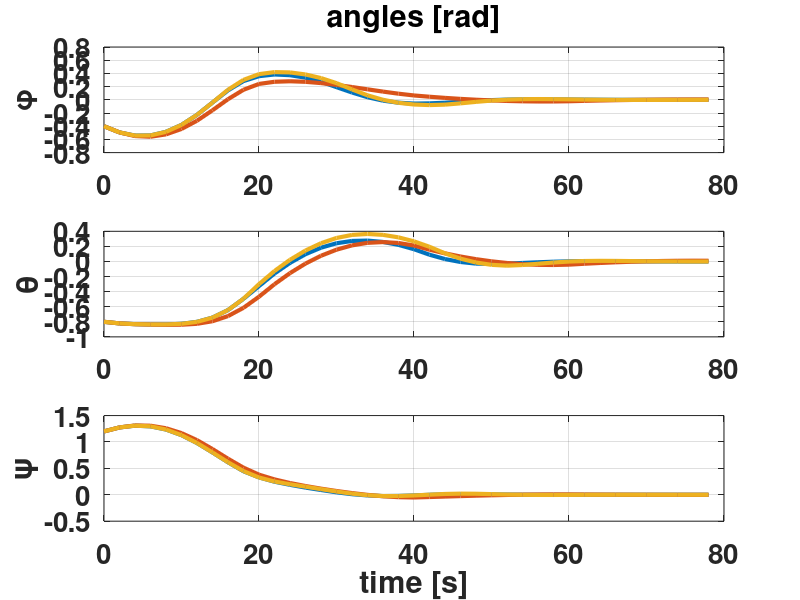
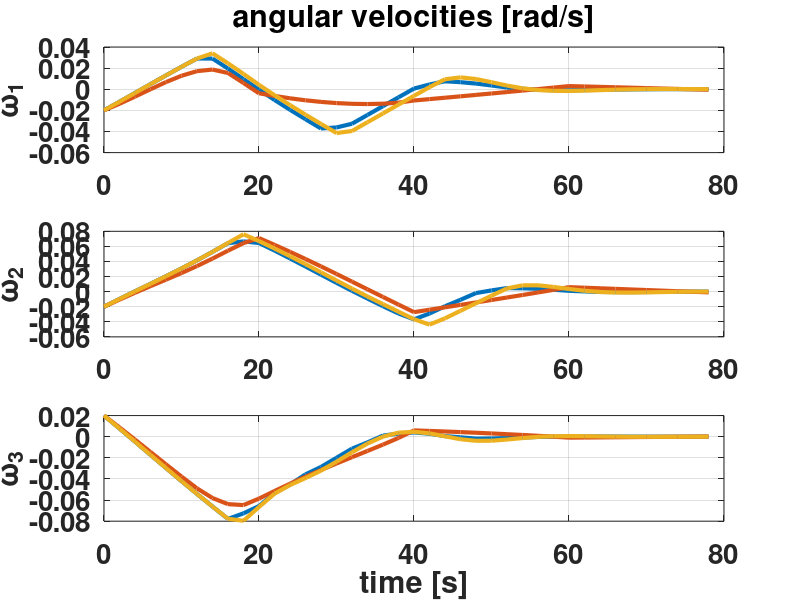
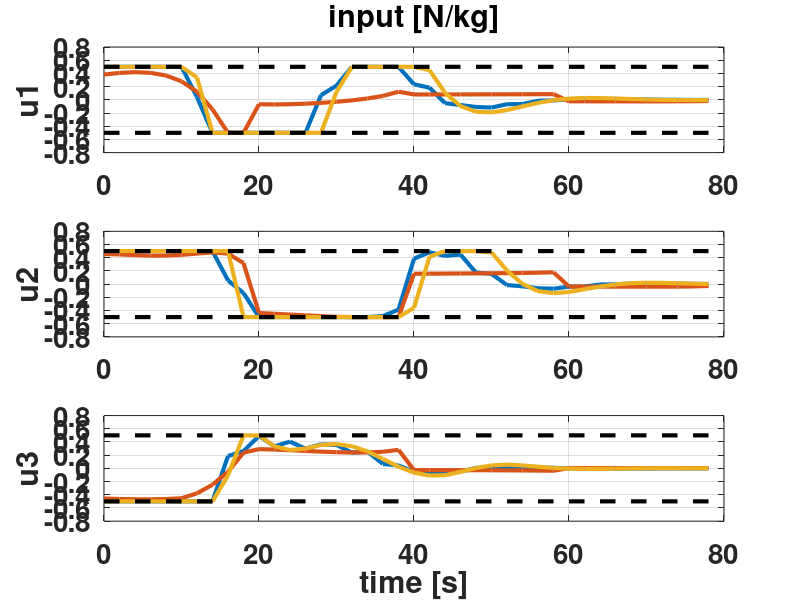

These charts were generated, in order, by the following MATLAB code: (Note: this script raises an error after producing the figures.)
clc,close all,clear all

load('res_w_P_L2.mat')
load('res_w_P_L10.mat')
load('res_w_P_L20.mat')
load('res_wo_P.mat')


fS = 20; lW = 3;
x2_lim = 3*ones(1,size(tVec_P,2));
dx_lim = [-3;3]*ones(1,size(tVec_P,2));
u_lim = [-0.5;0.5]*ones(1,size(tVec_P,2));
x1 = [DATA_w_Param.x(1,:);DATA2_w_Param.x(1,:);DATA_wo_Param.x(1,:)];
x2 = [DATA_w_Param.x(2,:);DATA2_w_Param.x(2,:);DATA_wo_Param.x(2,:)];
x3 = [DATA_w_Param.x(3,:);DATA2_w_Param.x(3,:);DATA_wo_Param.x(3,:)];
x4 = [DATA_w_Param.x(4,:);DATA2_w_Param.x(4,:);DATA_wo_Param.x(4,:)];
x5 = [DATA_w_Param.x(5,:);DATA2_w_Param.x(5,:);DATA_wo_Param.x(5,:)];
x6 = [DATA_w_Param.x(6,:);DATA2_w_Param.x(6,:);DATA_wo_Param.x(6,:)];
u1 = [DATA_w_Param.u(1,:);DATA2_w_Param.u(1,:);DATA_wo_Param.u(1,:)];
u2 = [DATA_w_Param.u(2,:);DATA2_w_Param.u(2,:);DATA_wo_Param.u(2,:)];
u3 = [DATA_w_Param.u(3,:);DATA2_w_Param.u(3,:);DATA_wo_Param.u(3,:)];

 

figure(1)
subplot(3,1,1);plot(tVec_P,x1,'linewidth',lW);grid on; set(gca,'fontweight','bold','fontsize', fS)
title('angles [rad]')
ylabel('\phi',"FontSize",fS);legend('off')
subplot(3,1,2);plot(tVec_P,x2,'linewidth',lW);grid on; grid on;legend('off')
set(gca,'fontweight','bold','fontsize', fS)
ylabel('\theta')
subplot(3,1,3);plot(tVec_P,x3,'linewidth',lW);grid on; xlabel('time [s]');ylabel('\psi')
set(gca,'fontweight','bold','fontsize', fS)
legend('off')
figure(2)
subplot(3,1,1);plot(tVec_P,x4,'linewidth',lW);grid on; hold on; legend('off')
set(gca,'fontweight','bold','fontsize', fS)
title('angular velocities [rad/s]')
ylabel('\omega_1')
subplot(3,1,2);plot(tVec_P,x5,'linewidth',lW);grid on; set(gca,'fontweight','bold','fontsize', fS); legend('off')
ylabel('\omega_2')
subplot(3,1,3);plot(tVec_P,x6,'linewidth',lW);grid on; set(gca,'fontweight','bold','fontsize', fS)
xlabel('time [s]');ylabel('\omega_3')
legend('off')
figure(3)
subplot(3,1,1);plot(tVec_P,u1,'linewidth',lW);grid on; hold on; plot(tVec_P,u_lim,'--k','LineWidth',lW);legend('off')
title('input [N/kg]')
set(gca,'fontweight','bold','fontsize', fS)
ylabel('u1')
subplot(3,1,2);plot(tVec_P,u2,'linewidth',lW);grid on; hold on; plot(tVec_P,u_lim,'--k','LineWidth',lW);legend('off')
set(gca,'fontweight','bold','fontsize', fS)
ylabel('u2')
subplot(3,1,3);plot(tVec_P,u3,'linewidth',lW);grid on; hold on; plot(tVec_P,u_lim,'--k','LineWidth',lW);
set(gca,'fontweight','bold','fontsize', fS)
xlabel('time [s]');ylabel('u3')
legend('off')
 tComp = [DATA_w_Param.tComp(1,:);DATA2_w_Param.tComp(1,:);DATA_wo_Param.tComp(1,:)];


 
 
for i = 1:size(tComp,1)
    avg_tComp(i) = mean(tComp(i,:));
    sum_tComp(i) = sum(tComp(i,:));
end


avg_tComp
sum_tComp

cost_fcn_res




